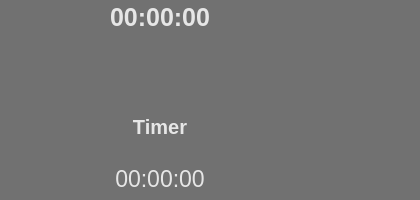
<?xml version="1.0" encoding="UTF-8"?>
<ui version="4.0">
 <class>TimerWidget</class>
 <widget class="QWidget" name="TimerWidget">
  <property name="geometry">
   <rect>
    <x>0</x>
    <y>0</y>
    <width>420</width>
    <height>200</height>
   </rect>
  </property>
  <property name="minimumSize">
   <size>
    <width>420</width>
    <height>200</height>
   </size>
  </property>
  <property name="maximumSize">
   <size>
    <width>420</width>
    <height>200</height>
   </size>
  </property>
  <property name="palette">
   <palette>
    <active>
     <colorrole role="WindowText">
      <brush brushstyle="SolidPattern">
       <color alpha="255">
        <red>0</red>
        <green>0</green>
        <blue>0</blue>
       </color>
      </brush>
     </colorrole>
     <colorrole role="Button">
      <brush brushstyle="SolidPattern">
       <color alpha="255">
        <red>186</red>
        <green>189</green>
        <blue>182</blue>
       </color>
      </brush>
     </colorrole>
     <colorrole role="Light">
      <brush brushstyle="SolidPattern">
       <color alpha="255">
        <red>255</red>
        <green>255</green>
        <blue>255</blue>
       </color>
      </brush>
     </colorrole>
     <colorrole role="Midlight">
      <brush brushstyle="SolidPattern">
       <color alpha="255">
        <red>220</red>
        <green>222</green>
        <blue>218</blue>
       </color>
      </brush>
     </colorrole>
     <colorrole role="Dark">
      <brush brushstyle="SolidPattern">
       <color alpha="255">
        <red>93</red>
        <green>94</green>
        <blue>91</blue>
       </color>
      </brush>
     </colorrole>
     <colorrole role="Mid">
      <brush brushstyle="SolidPattern">
       <color alpha="255">
        <red>124</red>
        <green>126</green>
        <blue>121</blue>
       </color>
      </brush>
     </colorrole>
     <colorrole role="Text">
      <brush brushstyle="SolidPattern">
       <color alpha="255">
        <red>0</red>
        <green>0</green>
        <blue>0</blue>
       </color>
      </brush>
     </colorrole>
     <colorrole role="BrightText">
      <brush brushstyle="SolidPattern">
       <color alpha="255">
        <red>255</red>
        <green>255</green>
        <blue>255</blue>
       </color>
      </brush>
     </colorrole>
     <colorrole role="ButtonText">
      <brush brushstyle="SolidPattern">
       <color alpha="255">
        <red>0</red>
        <green>0</green>
        <blue>0</blue>
       </color>
      </brush>
     </colorrole>
     <colorrole role="Base">
      <brush brushstyle="SolidPattern">
       <color alpha="255">
        <red>255</red>
        <green>255</green>
        <blue>255</blue>
       </color>
      </brush>
     </colorrole>
     <colorrole role="Window">
      <brush brushstyle="SolidPattern">
       <color alpha="255">
        <red>186</red>
        <green>189</green>
        <blue>182</blue>
       </color>
      </brush>
     </colorrole>
     <colorrole role="Shadow">
      <brush brushstyle="SolidPattern">
       <color alpha="255">
        <red>0</red>
        <green>0</green>
        <blue>0</blue>
       </color>
      </brush>
     </colorrole>
     <colorrole role="AlternateBase">
      <brush brushstyle="SolidPattern">
       <color alpha="255">
        <red>220</red>
        <green>222</green>
        <blue>218</blue>
       </color>
      </brush>
     </colorrole>
     <colorrole role="ToolTipBase">
      <brush brushstyle="SolidPattern">
       <color alpha="255">
        <red>255</red>
        <green>255</green>
        <blue>220</blue>
       </color>
      </brush>
     </colorrole>
     <colorrole role="ToolTipText">
      <brush brushstyle="SolidPattern">
       <color alpha="255">
        <red>0</red>
        <green>0</green>
        <blue>0</blue>
       </color>
      </brush>
     </colorrole>
    </active>
    <inactive>
     <colorrole role="WindowText">
      <brush brushstyle="SolidPattern">
       <color alpha="255">
        <red>0</red>
        <green>0</green>
        <blue>0</blue>
       </color>
      </brush>
     </colorrole>
     <colorrole role="Button">
      <brush brushstyle="SolidPattern">
       <color alpha="255">
        <red>186</red>
        <green>189</green>
        <blue>182</blue>
       </color>
      </brush>
     </colorrole>
     <colorrole role="Light">
      <brush brushstyle="SolidPattern">
       <color alpha="255">
        <red>255</red>
        <green>255</green>
        <blue>255</blue>
       </color>
      </brush>
     </colorrole>
     <colorrole role="Midlight">
      <brush brushstyle="SolidPattern">
       <color alpha="255">
        <red>220</red>
        <green>222</green>
        <blue>218</blue>
       </color>
      </brush>
     </colorrole>
     <colorrole role="Dark">
      <brush brushstyle="SolidPattern">
       <color alpha="255">
        <red>93</red>
        <green>94</green>
        <blue>91</blue>
       </color>
      </brush>
     </colorrole>
     <colorrole role="Mid">
      <brush brushstyle="SolidPattern">
       <color alpha="255">
        <red>124</red>
        <green>126</green>
        <blue>121</blue>
       </color>
      </brush>
     </colorrole>
     <colorrole role="Text">
      <brush brushstyle="SolidPattern">
       <color alpha="255">
        <red>0</red>
        <green>0</green>
        <blue>0</blue>
       </color>
      </brush>
     </colorrole>
     <colorrole role="BrightText">
      <brush brushstyle="SolidPattern">
       <color alpha="255">
        <red>255</red>
        <green>255</green>
        <blue>255</blue>
       </color>
      </brush>
     </colorrole>
     <colorrole role="ButtonText">
      <brush brushstyle="SolidPattern">
       <color alpha="255">
        <red>0</red>
        <green>0</green>
        <blue>0</blue>
       </color>
      </brush>
     </colorrole>
     <colorrole role="Base">
      <brush brushstyle="SolidPattern">
       <color alpha="255">
        <red>255</red>
        <green>255</green>
        <blue>255</blue>
       </color>
      </brush>
     </colorrole>
     <colorrole role="Window">
      <brush brushstyle="SolidPattern">
       <color alpha="255">
        <red>186</red>
        <green>189</green>
        <blue>182</blue>
       </color>
      </brush>
     </colorrole>
     <colorrole role="Shadow">
      <brush brushstyle="SolidPattern">
       <color alpha="255">
        <red>0</red>
        <green>0</green>
        <blue>0</blue>
       </color>
      </brush>
     </colorrole>
     <colorrole role="AlternateBase">
      <brush brushstyle="SolidPattern">
       <color alpha="255">
        <red>220</red>
        <green>222</green>
        <blue>218</blue>
       </color>
      </brush>
     </colorrole>
     <colorrole role="ToolTipBase">
      <brush brushstyle="SolidPattern">
       <color alpha="255">
        <red>255</red>
        <green>255</green>
        <blue>220</blue>
       </color>
      </brush>
     </colorrole>
     <colorrole role="ToolTipText">
      <brush brushstyle="SolidPattern">
       <color alpha="255">
        <red>0</red>
        <green>0</green>
        <blue>0</blue>
       </color>
      </brush>
     </colorrole>
    </inactive>
    <disabled>
     <colorrole role="WindowText">
      <brush brushstyle="SolidPattern">
       <color alpha="255">
        <red>93</red>
        <green>94</green>
        <blue>91</blue>
       </color>
      </brush>
     </colorrole>
     <colorrole role="Button">
      <brush brushstyle="SolidPattern">
       <color alpha="255">
        <red>186</red>
        <green>189</green>
        <blue>182</blue>
       </color>
      </brush>
     </colorrole>
     <colorrole role="Light">
      <brush brushstyle="SolidPattern">
       <color alpha="255">
        <red>255</red>
        <green>255</green>
        <blue>255</blue>
       </color>
      </brush>
     </colorrole>
     <colorrole role="Midlight">
      <brush brushstyle="SolidPattern">
       <color alpha="255">
        <red>220</red>
        <green>222</green>
        <blue>218</blue>
       </color>
      </brush>
     </colorrole>
     <colorrole role="Dark">
      <brush brushstyle="SolidPattern">
       <color alpha="255">
        <red>93</red>
        <green>94</green>
        <blue>91</blue>
       </color>
      </brush>
     </colorrole>
     <colorrole role="Mid">
      <brush brushstyle="SolidPattern">
       <color alpha="255">
        <red>124</red>
        <green>126</green>
        <blue>121</blue>
       </color>
      </brush>
     </colorrole>
     <colorrole role="Text">
      <brush brushstyle="SolidPattern">
       <color alpha="255">
        <red>93</red>
        <green>94</green>
        <blue>91</blue>
       </color>
      </brush>
     </colorrole>
     <colorrole role="BrightText">
      <brush brushstyle="SolidPattern">
       <color alpha="255">
        <red>255</red>
        <green>255</green>
        <blue>255</blue>
       </color>
      </brush>
     </colorrole>
     <colorrole role="ButtonText">
      <brush brushstyle="SolidPattern">
       <color alpha="255">
        <red>93</red>
        <green>94</green>
        <blue>91</blue>
       </color>
      </brush>
     </colorrole>
     <colorrole role="Base">
      <brush brushstyle="SolidPattern">
       <color alpha="255">
        <red>186</red>
        <green>189</green>
        <blue>182</blue>
       </color>
      </brush>
     </colorrole>
     <colorrole role="Window">
      <brush brushstyle="SolidPattern">
       <color alpha="255">
        <red>186</red>
        <green>189</green>
        <blue>182</blue>
       </color>
      </brush>
     </colorrole>
     <colorrole role="Shadow">
      <brush brushstyle="SolidPattern">
       <color alpha="255">
        <red>0</red>
        <green>0</green>
        <blue>0</blue>
       </color>
      </brush>
     </colorrole>
     <colorrole role="AlternateBase">
      <brush brushstyle="SolidPattern">
       <color alpha="255">
        <red>186</red>
        <green>189</green>
        <blue>182</blue>
       </color>
      </brush>
     </colorrole>
     <colorrole role="ToolTipBase">
      <brush brushstyle="SolidPattern">
       <color alpha="255">
        <red>255</red>
        <green>255</green>
        <blue>220</blue>
       </color>
      </brush>
     </colorrole>
     <colorrole role="ToolTipText">
      <brush brushstyle="SolidPattern">
       <color alpha="255">
        <red>0</red>
        <green>0</green>
        <blue>0</blue>
       </color>
      </brush>
     </colorrole>
    </disabled>
   </palette>
  </property>
  <property name="windowTitle">
   <string>Form</string>
  </property>
  <widget class="QWidget" name="widget" native="true">
   <property name="geometry">
    <rect>
     <x>0</x>
     <y>0</y>
     <width>420</width>
     <height>201</height>
    </rect>
   </property>
   <property name="minimumSize">
    <size>
     <width>420</width>
     <height>0</height>
    </size>
   </property>
   <property name="maximumSize">
    <size>
     <width>420</width>
     <height>16777215</height>
    </size>
   </property>
   <property name="styleSheet">
    <string notr="true">QWidget#widget  {	
	background-color: rgb(113, 113, 113);	
}

QLabel {
	color: rgb(230, 230, 230);
}

QPushButton {

	border-radius: 30px;
	
	color: rgb(230, 230, 230);
}

QPushButton:!enabled {

}

QPushButton#deleteTimerButton {

	border-radius: 16px;
}

QPushButton:hover:enabled {

	
	background-color: rgb(239, 104, 32);
}

QPushButton[blinky=&quot;false&quot;] {
	border: 2px solid #FF8C00;
	border-radius: 30px;
	
	color: rgb(230, 230, 230);
}

QPushButton[blinky=&quot;true&quot;] {
	
	background-color: rgb(245, 121, 0);
}</string>
   </property>
   <layout class="QGridLayout" name="gridLayout">
    <property name="leftMargin">
     <number>2</number>
    </property>
    <property name="topMargin">
     <number>1</number>
    </property>
    <property name="rightMargin">
     <number>2</number>
    </property>
    <item row="2" column="0">
     <widget class="QLabel" name="TimerName">
      <property name="font">
       <font>
        <pointsize>15</pointsize>
        <weight>75</weight>
        <italic>false</italic>
        <bold>true</bold>
       </font>
      </property>
      <property name="text">
       <string>&lt;html&gt;&lt;head/&gt;&lt;body&gt;&lt;p&gt;&lt;span style=&quot; font-weight:600;&quot;&gt;Timer&lt;/span&gt;&lt;/p&gt;&lt;/body&gt;&lt;/html&gt;</string>
      </property>
      <property name="alignment">
       <set>Qt::AlignCenter</set>
      </property>
     </widget>
    </item>
    <item row="0" column="1">
     <widget class="QPushButton" name="deleteTimerButton">
      <property name="minimumSize">
       <size>
        <width>32</width>
        <height>32</height>
       </size>
      </property>
      <property name="maximumSize">
       <size>
        <width>32</width>
        <height>32</height>
       </size>
      </property>
      <property name="text">
       <string/>
      </property>
      <property name="icon">
       <iconset resource="resources.qrc">
        <normaloff>:/icons/cross-icon.png</normaloff>:/icons/cross-icon.png</iconset>
      </property>
      <property name="iconSize">
       <size>
        <width>32</width>
        <height>32</height>
       </size>
      </property>
     </widget>
    </item>
    <item row="1" column="0">
     <layout class="QHBoxLayout" name="horizontalLayout_2">
      <item>
       <widget class="QPushButton" name="restartButton">
        <property name="minimumSize">
         <size>
          <width>60</width>
          <height>60</height>
         </size>
        </property>
        <property name="maximumSize">
         <size>
          <width>60</width>
          <height>60</height>
         </size>
        </property>
        <property name="text">
         <string/>
        </property>
        <property name="icon">
         <iconset resource="resources.qrc">
          <normaloff>:/icons/stop-icon.png</normaloff>
          <disabledoff>:/icons/stop-icon-disabled.png</disabledoff>:/icons/stop-icon.png</iconset>
        </property>
        <property name="iconSize">
         <size>
          <width>60</width>
          <height>60</height>
         </size>
        </property>
       </widget>
      </item>
      <item>
       <widget class="QPushButton" name="startButton">
        <property name="minimumSize">
         <size>
          <width>60</width>
          <height>60</height>
         </size>
        </property>
        <property name="maximumSize">
         <size>
          <width>60</width>
          <height>60</height>
         </size>
        </property>
        <property name="baseSize">
         <size>
          <width>0</width>
          <height>0</height>
         </size>
        </property>
        <property name="text">
         <string/>
        </property>
        <property name="icon">
         <iconset resource="resources.qrc">
          <normaloff>:/icons/play-icon-enabled.png</normaloff>
          <disabledoff>:/icons/play-icon-disabled.png</disabledoff>:/icons/play-icon-enabled.png</iconset>
        </property>
        <property name="iconSize">
         <size>
          <width>60</width>
          <height>60</height>
         </size>
        </property>
        <property name="autoRepeatInterval">
         <number>100</number>
        </property>
        <property name="autoDefault">
         <bool>false</bool>
        </property>
        <property name="default">
         <bool>false</bool>
        </property>
        <property name="flat">
         <bool>false</bool>
        </property>
       </widget>
      </item>
      <item>
       <widget class="QPushButton" name="editButton">
        <property name="minimumSize">
         <size>
          <width>60</width>
          <height>60</height>
         </size>
        </property>
        <property name="maximumSize">
         <size>
          <width>60</width>
          <height>60</height>
         </size>
        </property>
        <property name="text">
         <string/>
        </property>
        <property name="icon">
         <iconset resource="resources.qrc">
          <normaloff>:/icons/setting-icon.png</normaloff>
          <disabledoff>:/icons/setting-icon-disabled.png</disabledoff>:/icons/setting-icon.png</iconset>
        </property>
        <property name="iconSize">
         <size>
          <width>50</width>
          <height>50</height>
         </size>
        </property>
       </widget>
      </item>
     </layout>
    </item>
    <item row="0" column="0">
     <widget class="QLabel" name="timeLeft">
      <property name="font">
       <font>
        <pointsize>19</pointsize>
        <weight>75</weight>
        <bold>true</bold>
       </font>
      </property>
      <property name="text">
       <string>00:00:00</string>
      </property>
      <property name="alignment">
       <set>Qt::AlignCenter</set>
      </property>
     </widget>
    </item>
    <item row="3" column="0">
     <widget class="QLabel" name="intervalTime">
      <property name="font">
       <font>
        <pointsize>17</pointsize>
       </font>
      </property>
      <property name="text">
       <string>00:00:00</string>
      </property>
      <property name="alignment">
       <set>Qt::AlignCenter</set>
      </property>
     </widget>
    </item>
   </layout>
  </widget>
 </widget>
 <resources>
  <include location="resources.qrc"/>
 </resources>
 <connections/>
</ui>
